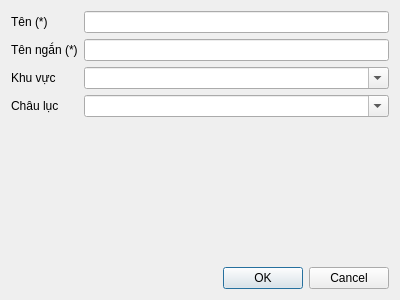
<?xml version="1.0" encoding="UTF-8"?>
<ui version="4.0">
 <class>DlgCountry</class>
 <widget class="QDialog" name="DlgCountry">
  <property name="geometry">
   <rect>
    <x>0</x>
    <y>0</y>
    <width>400</width>
    <height>300</height>
   </rect>
  </property>
  <property name="windowTitle">
   <string>Dialog</string>
  </property>
  <layout class="QVBoxLayout" name="verticalLayout">
   <item>
    <layout class="QFormLayout" name="formLayout">
     <item row="0" column="0">
      <widget class="QLabel" name="label">
       <property name="text">
        <string>Tên (*)</string>
       </property>
      </widget>
     </item>
     <item row="2" column="0">
      <widget class="QLabel" name="label_2">
       <property name="text">
        <string>Khu vực</string>
       </property>
      </widget>
     </item>
     <item row="3" column="0">
      <widget class="QLabel" name="label_3">
       <property name="text">
        <string>Châu lục</string>
       </property>
      </widget>
     </item>
     <item row="0" column="1">
      <widget class="QLineEdit" name="txtName"/>
     </item>
     <item row="2" column="1">
      <widget class="QComboBox" name="cbRegion">
       <property name="editable">
        <bool>true</bool>
       </property>
      </widget>
     </item>
     <item row="3" column="1">
      <widget class="QComboBox" name="cbContinent">
       <property name="editable">
        <bool>true</bool>
       </property>
      </widget>
     </item>
     <item row="1" column="0">
      <widget class="QLabel" name="label_4">
       <property name="text">
        <string>Tên ngắn (*)</string>
       </property>
      </widget>
     </item>
     <item row="1" column="1">
      <widget class="QLineEdit" name="txtShortName"/>
     </item>
    </layout>
   </item>
   <item>
    <widget class="QDialogButtonBox" name="buttonBox">
     <property name="orientation">
      <enum>Qt::Horizontal</enum>
     </property>
     <property name="standardButtons">
      <set>QDialogButtonBox::Cancel|QDialogButtonBox::Ok</set>
     </property>
    </widget>
   </item>
  </layout>
 </widget>
 <resources/>
 <connections>
  <connection>
   <sender>buttonBox</sender>
   <signal>accepted()</signal>
   <receiver>DlgCountry</receiver>
   <slot>accept()</slot>
   <hints>
    <hint type="sourcelabel">
     <x>248</x>
     <y>254</y>
    </hint>
    <hint type="destinationlabel">
     <x>157</x>
     <y>274</y>
    </hint>
   </hints>
  </connection>
  <connection>
   <sender>buttonBox</sender>
   <signal>rejected()</signal>
   <receiver>DlgCountry</receiver>
   <slot>reject()</slot>
   <hints>
    <hint type="sourcelabel">
     <x>316</x>
     <y>260</y>
    </hint>
    <hint type="destinationlabel">
     <x>286</x>
     <y>274</y>
    </hint>
   </hints>
  </connection>
 </connections>
</ui>
